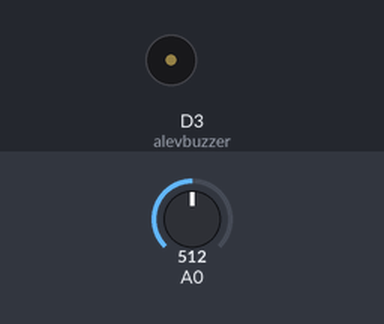
Bench run of a sketch on a simulated ESP8266 (NodeMCU). On the bench: buzzer (waves = sounding, pin HIGH). Inputs (shaded band) come from the test bench; at power-on: A0 = 512. WiFi joins after 1.5 s; servers stay silent unless stated.

Above: at 3.0 s.
3.1 s: A0 set to 313
5.0 s: A0 set to 283
At 5.95 s:
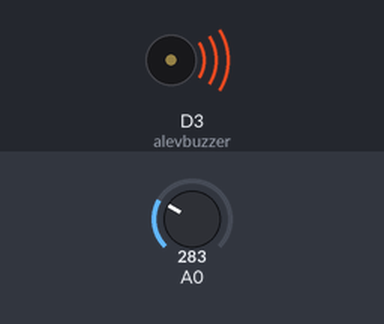
Timing chart, 0 to 10.0 s (numbered marks = the images above; inputs shaded):
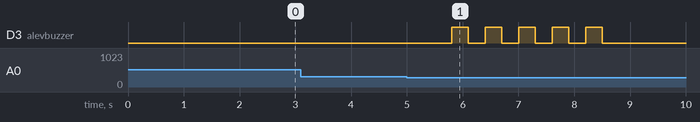

The sketch:

ALEV_BLYNK.ino
```cpp
// ALEV SENSORU İLE ODADAKI ALEV ALGILANINCA ALARMIN ÇALIŞMASI,TELEFONA BİLDİRİMİN GELMESİ

//Gerekli kütüphanelerın tanımlanması
#include <ESP8266WiFi.h> // nodemcu esp8266 wifi modulu kutuphanesı
#include <BlynkSimpleEsp8266.h> // blynk uygulaması için kütüphane
#define BLYNK_PRINT Serial
/*************************************************************************************************************************************/

char auth[] = "*****************"; //blynk uygulamasının tokenı

char ssid[] = "******************"; //baglanılan wifi ssid

char pass[] = "******************"; //wifi sifre
/*************************************************************************************************************************************/

int sensorPin = D2; // sensorPin degiskeni D2 pinine ayarlandı
int sensorDeger;
int alevbuzzer = D3; //alevbuzzer D3 pini olarak ayarlandı
bool bildirim = true; //bool turudeki bildirim degiskeni true olarak ayarlandı
BlynkTimer timer;// timer adında bir nesne oluşturuldu.

/*************************************************************************************************************************************/

//Sensörün verdiği değerleri okuyup verileri uygulamaya gönderiyor.
void sensorOku()
{
  sensorDeger = analogRead(sensorPin); // sensorPin den okunan deger sensorDeger e atanıyor.

  //Sensör verisi 300 ün altına düştüğünde ve bildirim değişkeni true oldugunda döngü çalışır.
  if (sensorDeger < 300 && bildirim) {
    Blynk.notify("DİKKAT! YANGIN VAR! "); //uygulamadan "DİKKAT! YANGIN VAR! " şeklinde  uyarı mesajı alınacak

    //for döngüsünde D3 pinine bağlı buzzerın 5 kere uyarı vermesİ saglanıyor.
    for (int i = 0; i < 5; i++) {
      digitalWrite(alevbuzzer, HIGH);
      delay(300);
      digitalWrite(alevbuzzer, LOW);
      delay(300);
    }
    bildirim = false;
  }

  //sensorDeger 700 ün üzerinde çıktığında döngü çalışır.
  if (sensorDeger > 700) {
    bildirim = true;
  }
}

 /*************************************************************************************************************************************/

void setup()//setup içine 1 kez girilir.
{
  Serial.begin(9600);////Serial Monitor 9600 bound olarak baslatıldı
  Blynk.begin(auth, ssid, pass);// yukarıda verilen auth ,ssid,pass degerleri sırasıyla gelecek.
  Blynk.notify("Cihaz Açıldı"); // Başlangıçta Cihaz Açıldı bildirimi gonderılıyor.
  pinMode(alevbuzzer, OUTPUT); // alevbuzzer pini cıkıs olarak ayarlandı

  timer.setInterval(1000L, sensorOku); // Saniyede 1 defa sensorOku fonksiyonu çağırılacak
}
 /*************************************************************************************************************************************/

void loop()
{
  timer.run(); //timer calısacak
  Blynk.run(); // tum etkinlikler blynk uygulaması ile çalısacak
}
```

Measured:
- the behaviour switches between 300 and 299 on A0 (found by bisection; images 0 and 1)
- after the input at 3.1 s, every drawn part: stays the same
- after the input at 5.0 s, D3 (alevbuzzer): alternates HIGH for 0.30 s and LOW for 0.30 s, 10 changes in all, then stays LOW, starting after 0.80 s
